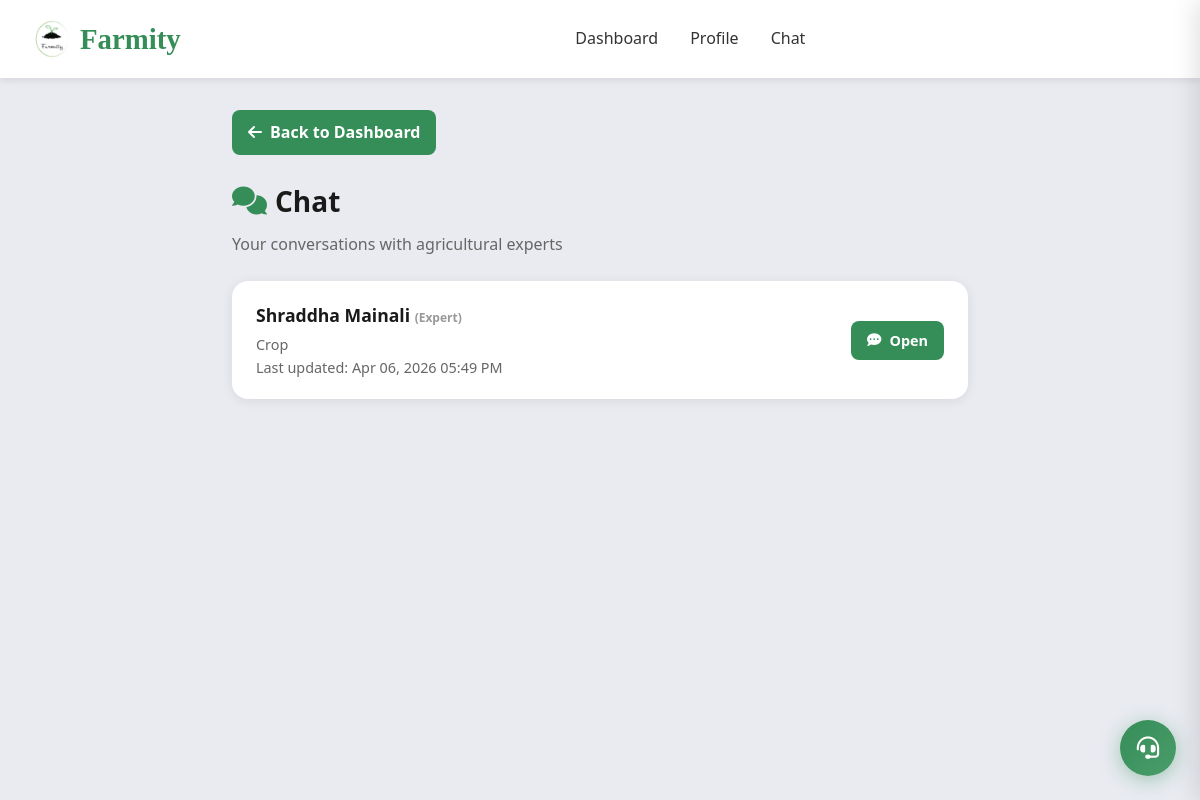
Before: /chat/ (signed in) with the older database file.
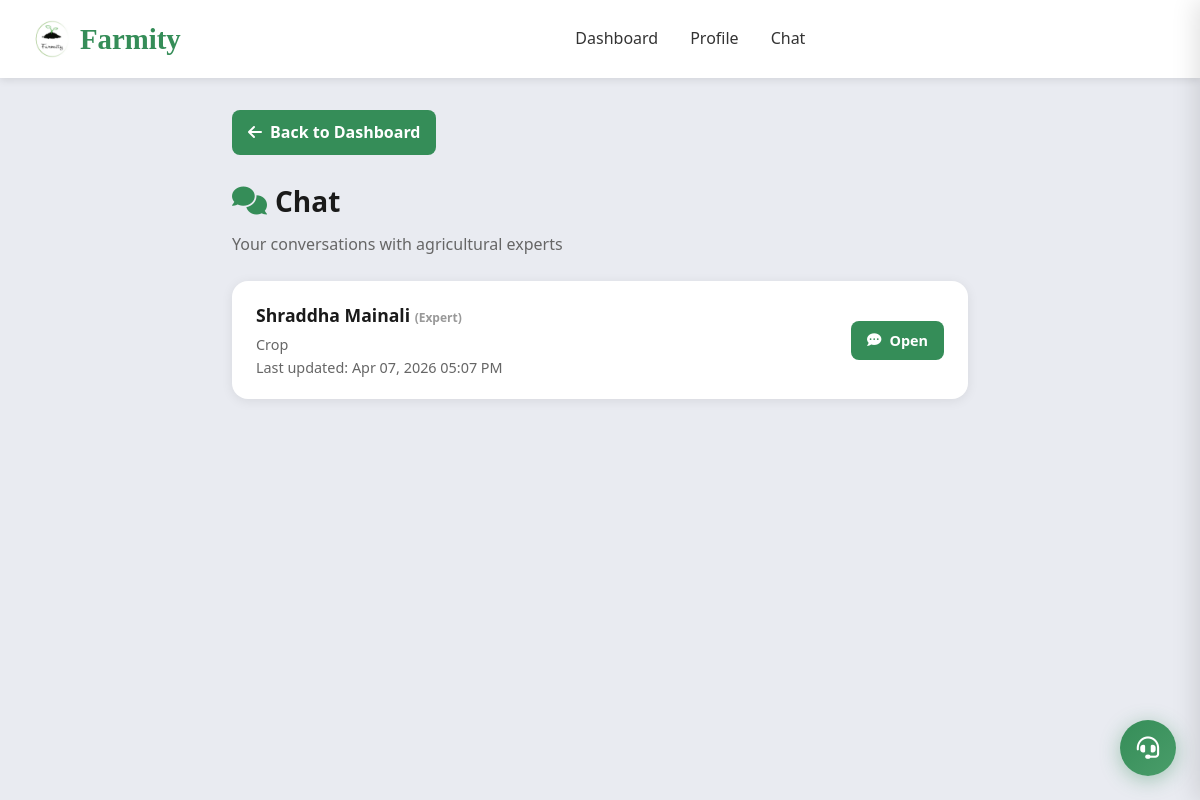
After: the same page with the newer database file.
### accounts/models.py (models this page shows, shortened)
class ExpertChatThread(models.Model):
    expert = models.ForeignKey(ExpertProfile, on_delete=models.CASCADE, related_name='chat_threads')
    created_by = models.ForeignKey(User, on_delete=models.CASCADE, related_name='chat_threads')
    created_at = models.DateTimeField(auto_now_add=True)
    updated_at = models.DateTimeField(auto_now=True)
    class Meta:
        ordering = ('-updated_at',)

class ExpertProfile(models.Model):
    user = models.OneToOneField(User, on_delete=models.CASCADE, related_name='expert_profile')
    name = models.CharField(max_length=255, blank=True, null=True)
    photo = models.ImageField(upload_to='expert_photos/', blank=True, null=True)
    qualification = models.CharField(max_length=255, blank=True, null=True)
    specialization = models.CharField(max_length=255, blank=True, null=True)
    experience = models.CharField(max_length=50, blank=True, null=True)
    consultation_fee = models.DecimalField(
        max_digits=10, decimal_places=2, default=0, blank=True, null=True,
        help_text='Fee per appointment (Rs.). 0 = free. Can be set for future paid appointments.'
    )

class User(AbstractBaseUser, PermissionsMixin):
    ROLE_CHOICES = (
        ('admin', 'Admin'),
        ('buyer', 'Buyer'),
        ('farmer', 'Farmer'),
        ('agricultural_expert', 'Agricultural Expert'),
        ('vendor', 'Vendor'),
    )
    GENDER_CHOICES = (
        ('male', 'Male'),
        ('female', 'Female'),
        ('other', 'Other'),
    )
    email = models.EmailField(unique=True)
    phone = models.CharField(max_length=10, unique=True, blank=True, null=True)
    gender = models.CharField(max_length=10, choices=GENDER_CHOICES, blank=True, null=True)
    role = models.CharField(max_length=20, choices=ROLE_CHOICES, default='buyer')
    is_active = models.BooleanField(default=True)
    email_verified = models.BooleanField(default=False)
    is_verified = models.BooleanField(default=False)
    is_staff = models.BooleanField(default=False)
    date_joined = models.DateTimeField(auto_now_add=True)
    objects = UserManager()
    USERNAME_FIELD = 'email'
    REQUIRED_FIELDS = []

### accounts/views.py (the view)
# urls.py: path('chat/', chat_threads_page, name='chat_threads'),
@login_required
def chat_threads_page(request):
    if request.user.role not in {'buyer', 'farmer', 'agricultural_expert'}:
        return _redirect_to_role_home_response(request.user)
    if request.user.role == 'agricultural_expert':
        profile = ExpertProfile.objects.get(user=request.user)
        threads = ExpertChatThread.objects.filter(expert=profile).select_related('created_by', 'expert', 'expert__user').order_by('-updated_at')
    else:
        if request.user.role == 'farmer':
            kyc_request = request.user.kyc_requests.first()
            kyc_status = kyc_request.status if kyc_request else None
            if kyc_status != 'approved':
                messages.error(request, 'KYC verification is required to chat with experts. Please complete your KYC verification first.')
                return redirect('farmer_dashboard')
        threads = ExpertChatThread.objects.filter(created_by=request.user).select_related('expert', 'expert__user').order_by('-updated_at')
    context = {'threads': threads}
    return render(request, 'chat_threads.html', context)

### accounts/context_processors.py (called while the page is built, shortened)
def admin_collections_payouts_summary(request):
    if not request.user.is_authenticated or getattr(request.user, 'role', None) != 'admin':
        return {}

### templates/chat_threads.html (shortened to what this page needs)
<!DOCTYPE html>
<html lang="en">
<head>
    <link rel="stylesheet" href="/static/css/style.css">
    <link href="https://cdnjs.cloudflare.com/ajax/libs/font-awesome/6.0.0/css/all.min.css" rel="stylesheet">
</head>
<body>
    <header class="main-header">
        <div class="header-container">
            <div class="logo">
                <a href="/" style="display: flex; align-items: center; gap: 0.5rem; text-decoration: none; color: inherit;">
                    <img src="/static/images/Farmity%20logo.png" alt="Farmity" class="logo-img" onerror="this.style.display='none'">
                    <span class="logo-text">Farmity</span>
                </a>
            </div>
            <nav class="main-nav">
                {% if request.user.role == 'farmer' %}<a href="{% url 'farmer_dashboard' %}">Dashboard</a>
                {% elif request.user.role == 'buyer' %}<a href="{% url 'user_dashboard' %}">Dashboard</a>
                {% elif request.user.role == 'agricultural_expert' %}<a href="{% url 'expert_dashboard' %}">Dashboard</a>
                {% else %}<a href="{% url 'dashboard' %}">Dashboard</a>{% endif %}
                <a href="{% url 'profile' %}">Profile</a>
                <a href="{% url 'chat_threads' %}">Chat</a>
            </nav>
        </div>
    </header>
    <main class="main-content">
        <a href="{% if request.user.role == 'farmer' %}{% url 'farmer_dashboard' %}{% elif request.user.role == 'buyer' %}{% url 'user_dashboard' %}{% else %}{% url 'expert_dashboard' %}{% endif %}" class="btn-back">
            <i class="fas fa-arrow-left"></i> Back to Dashboard
        </a>
        <h1 class="page-title"><i class="fas fa-comments" style="color: #358D58;"></i> Chat</h1>
        <p class="page-subtitle">
            {% if request.user.role == 'agricultural_expert' %}
                Your conversations with farmers and buyers
            {% else %}
                Your conversations with agricultural experts
            {% endif %}
        </p>
        <div class="chat-card">
            {% if threads %}
            <ul class="thread-list">
                {% for thread in threads %}
                <a href="{% url 'chat_thread' thread.id %}" class="thread-item">
                    <div class="thread-info">
                        <h4>
                            {% if request.user.role == 'agricultural_expert' %}
                                {{ thread.created_by.email }}
                                {% if thread.created_by.role == 'farmer' %}<span style="font-size:0.75rem;color:#999;">(Farmer)</span>{% elif thread.created_by.role == 'buyer' %}<span style="font-size:0.75rem;color:#999;">(Buyer)</span>{% endif %}
                            {% else %}
                                {{ thread.expert.name|default:thread.expert.user.email }}
                                <span style="font-size:0.75rem;color:#999;">(Expert)</span>
                            {% endif %}
                        </h4>
                        <p>{{ thread.expert.specialization|default:"Agricultural Expert" }}</p>
                        <p class="thread-meta">Last updated: {{ thread.updated_at|date:"M d, Y h:i A" }}</p>
                    </div>
                    <span class="btn-open"><i class="fas fa-comment-dots"></i> Open</span>
                </a>
                {% endfor %}
            </ul>
            {% endif %}
        </div>
    </main>
    {% include 'support_widget.html' %}
</body>
</html>

Changed rows visible on the page:
changed ExpertChatThread "Shraddha Mainali": updated_at "Apr 06, 2026 05:49 PM" → "Apr 07, 2026 05:07 PM"
